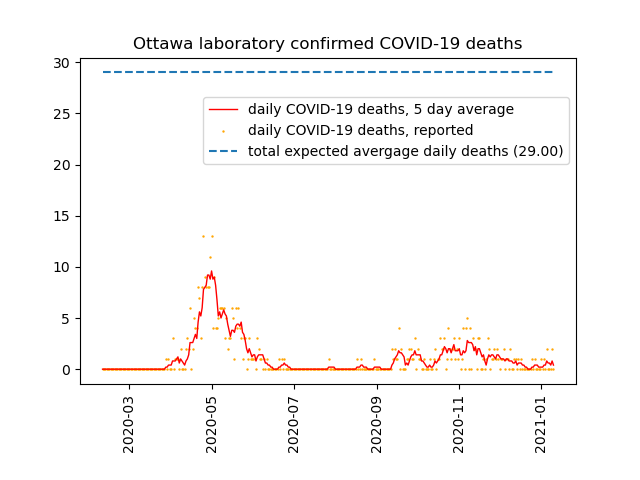

Here is the Python script that generated this plot:
#!/usr/bin/python3
# https://www.arcgis.com/home/item.html?id=6bfe7832017546e5b30c5cc6a201091b
import pandas as pd
import numpy as np
import matplotlib.pyplot as plt
import matplotlib.dates as dates
from datetime import datetime
from scipy.interpolate import make_interp_spline
from scipy.interpolate import interp1d

df = pd.read_csv("COVID-19_Cases_and_Deaths_Ottawa_EN.csv")

#print(df.columns)
#  'Date'
#  'Cumulative Cases by Episode Date'
#  'Cumulative Resolved Cases by Episode Date'
#  'Cumulative Active Cases by Episode Date'
#  'Cumulative Deaths by Date of Death'
#  'Daily Cases by Reported Date'
#  '7-day Average of Newly Reported cases by Reported Date'
#  'Daily Cases by Episode Date'
#  'Daily Cases Linked to a Community Outbreak by Episode Date'
#  'Daily Cases Linked to a School or Childcare Outbreak by Episode Date'
#  'Daily Cases Linked to an Institutional Outbreak by Episode Date'
#  'Daily Cases Not Linked to an Outbreak (i.e. Sporadic Cases) by Episode Date'
#  'Cases Newly Admitted to Hospital'
#  'Cases Currently in Hospital'
#  'Cases Currently in ICU'
#  'Cumulative Rate for 0-9 Years (per 100,000 pop) by Episode Date'
#  'Cumulative Rate for 10-19 Years (per 100,000 pop) by Episode Date'
#  'Cumulative Rate for 20-29 Years (per 100,000 pop) by Episode Date'
#  'Cumulative Rate for 30-39 Years (per 100,000 pop) by Episode Date'
#  'Cumulative Rate for 40-49 Years (per 100,000 pop) by Episode Date'
#  'Cumulative Rate for 50-59 Years (per 100,000 pop) by Episode Date'
#  'Cumulative Rate for 60-69 Years (per 100,000 pop) by Episode Date'
#  'Cumulative Rate for 70-79 Years (per 100,000 pop) by Episode Date'
#  'Cumulative Rate for 80-89 Years (per 100,000 pop) by Episode Date'
#  'Cumulative Rate for 90 Years and Over (per 100,000 pop) by Episode Date'
#  'Cumulative Rate for Males (per 100,000 pop) by Episode Date'
#  'Cumulative Rate for Females (per 100,000 pop) by Episode Date'
#  'Source of Infection is Close Contact by Episode Date'
#  'Source of Infection is Missing by Episode Date'
#  'Source of Infection is an Outbreak by Episode Date'
#  'Source of Infection is Travel by Episode Date'
#  'Source of Infection is Unknown by Episode Date'
#  'Sum of Non-Institutional Source of Infection Over the Last 14 Days'
#  '% No Known Source for Cases with Non-Institutional Source of Infection Over the Last 14 Days'

date = pd.to_datetime(df['Date'], yearfirst=True)
deaths = df['Cumulative Deaths by Date of Death']

df['newdeaths'] = df['Cumulative Deaths by Date of Death'].diff().fillna(0)

plt.scatter(date, df['newdeaths'], 0.5, color='orange', label='daily COVID-19 deaths, reported')

df['newdeathsavg'] = df['newdeaths'].rolling(window=5).mean().fillna(0)
newdeathsavg = df['newdeathsavg']

#plt.plot(date, deaths)
plt.plot(date, newdeathsavg, linewidth=1, color='red', label='daily COVID-19 deaths, 5 day average')

# ----

#date_num = dates.date2num(date)
#date_num_smooth = np.linspace(date_num.min(), date_num.max(), 30)
#newdeaths_spl = make_interp_spline(date_num, newdeaths, k=3)
#newdeaths_smooth = newdeaths_spl(date_num_smooth)
#plt.plot(dates.num2date(date_num_smooth), newdeaths_smooth)

# ----

#date_num_smooth = np.linspace(date_num.min(), date_num.max(), 100)
#newdeaths_int = interp1d(date_num, newdeaths)
#newdeaths_smooth = newdeaths_int(date_num_smooth)
#plt.plot(dates.num2date(date_num_smooth), newdeaths_smooth)

# ----

# Canadian death rate is 7.6 per 1000 (2019)
# https://www150.statcan.gc.ca/t1/tbl1/en/tv.action?pid=1310071001
ott_death_per_1000 = 7.6

# Ottawa Population 1393000
# https://www.macrotrends.net/cities/20387/ottawa-gatineau/population
ott_population = 1393000

# expected death rate
ott_exp_anual_deaths = ott_population / 1000 * ott_death_per_1000
ott_exp_avg_deaths = ott_exp_anual_deaths / 365

plt.hlines(y=ott_exp_avg_deaths, xmin=min(date), xmax=max(date), linestyles='--', label='total expected avergage daily deaths (%.2f)' % ott_exp_avg_deaths)

# ----

plt.xticks(rotation=90)
plt.subplots_adjust(bottom=0.2)

plt.legend(bbox_to_anchor=(1, 0.9))

plt.title('Ottawa laboratory confirmed COVID-19 deaths')

plt.savefig('plot.png')
